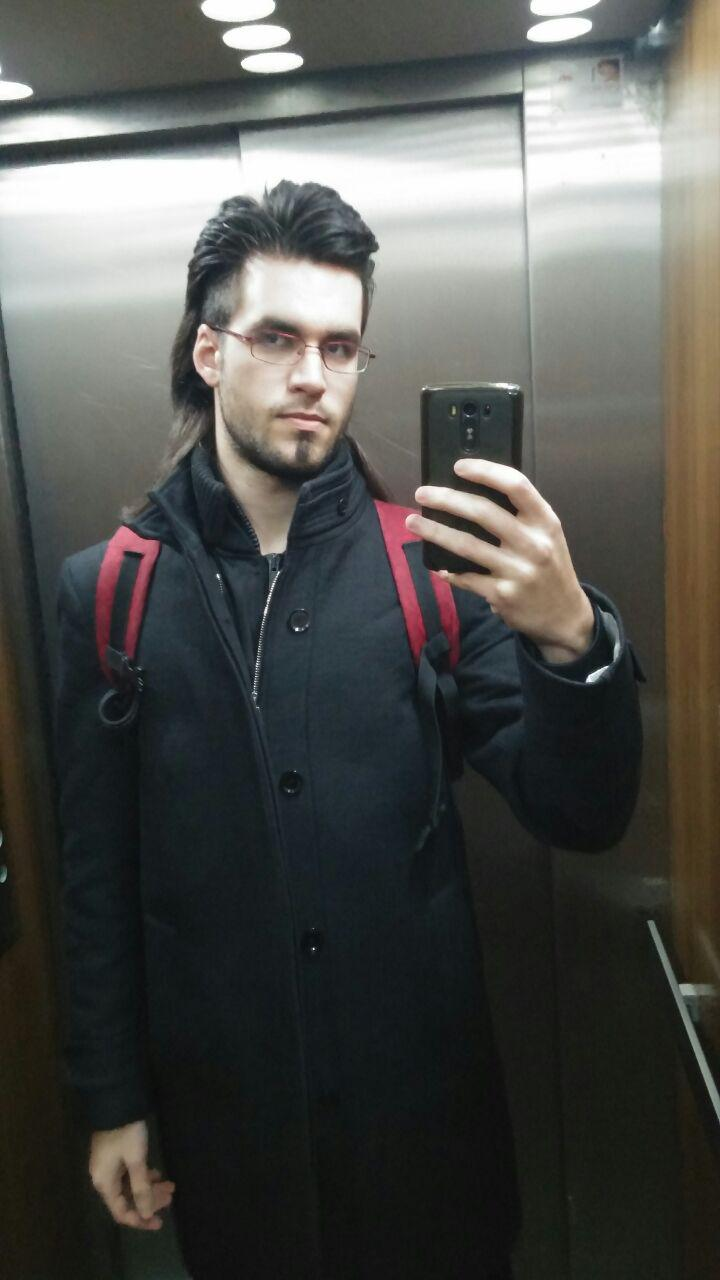
#> input picture src/dataset/1.jpg, 720 x 1280 px; its folder holds only this picture in this run
$ python -i Util.py   (imports and definitions only)
#> lines starting #> are read from the running program, lines starting #| are printed output that depends on the picture; after the words box and inside, x2 and y2 are one past the last pixel; in counts of white or black regions, pixels touching at a corner belong together
### src/Files.py

# encoding: utf-8

'''
@author: victorcas
'''

import cv2, os
import TextInterface as txtIf

delimiter = '\\'
datasetPath = '..'+delimiter+'sources'+delimiter+'dataset'
facesDatasetPath = '..'+delimiter+'sources'+delimiter+'facesDataset'
xmlFolderPath = '..'+delimiter+'sources'+delimiter+'xml'
xmlFile = 'haarcascade_frontalface_default.xml'
recognizerFolderPath = ".." + delimiter + 'sources' + delimiter + 'recognizer'
ymlFile = 'trainedData.yml'
recognizerDict = 'dictionary_ID_labels.txt'
recognizerInfo = 'info.txt'
extensionJPG = '.jpg'
extensionPNG = '.png'
defaultImage = "default" + extensionPNG
defaultImagePath = '..'+delimiter+'sources'
fileDelimiter = ', '

def getFileName(defaultFile=defaultImage, folder=defaultImagePath):

    '''
    Loads the full string name for a file.
    :param defaultFile: String
        Name of the file.
    :param folder: String
        Path to get to that file.
    :return: fullName: String
        Full path (including name) to the file specified.
        If no parameters are given, the default image from default path will be taken.
    '''
#> further down, picture is the input picture: shape (1280, 720, 3); mean B, G, R 77.9, 81.3, 80.5

    return folder + delimiter + defaultFile


# [210 lines left out: functions loadImage, getLoadedXml, getReco, loadInfo, filesOnDir, saveImage and 4 more, not called in this run]

### src/Util.py

# encoding: utf-8

from __future__ import division
import cv2
import Files as files
import TextInterface as txtIf

def imageToGrayscale(image):

    '''
    Convert an image in RGB to grayscale.
    :param image: Image
        Image to convert.
    :return: img: Image
        New image converted.
    '''
    return cv2.cvtColor(image, cv2.COLOR_BGR2GRAY)
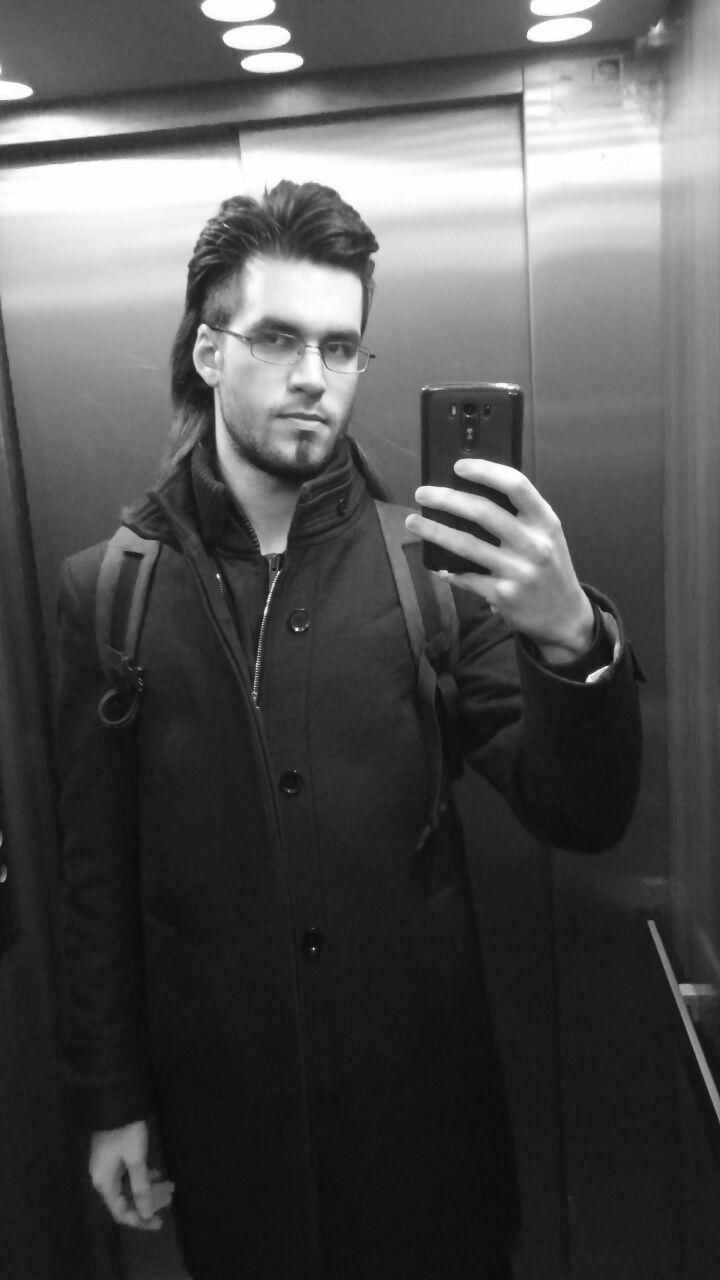
#> returned value: shape (1280, 720); min 1, max 255, mean 80.6


def imageToThreshold(image):

    '''
    Convert an image in RGB to another one in grayscale, applying a threshold filter.
    :param image: Image
        Image to convert.
    :return: th: Image
        New image converted.
    '''

    '''
    Convert image to grayscale, and then apply a filter.
    The filter can be changed, but the 'ADAPTIVE_THRESH_GAUSSIAN' was better for us.
    '''
    imgB = cv2.medianBlur(imageToGrayscale(image), 5)
    th = cv2.adaptiveThreshold(imgB, 255, cv2.ADAPTIVE_THRESH_GAUSSIAN_C, cv2.THRESH_BINARY, 11, 2)
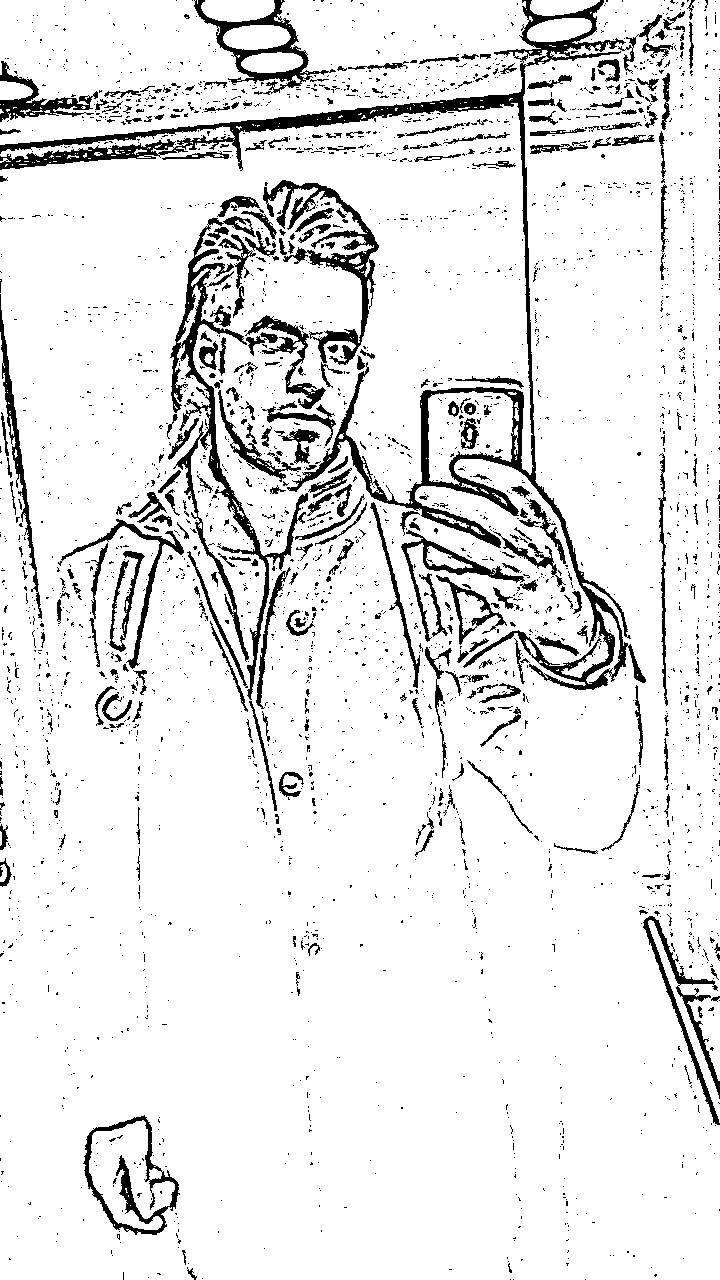
#> th: shape (1280, 720); 90.5% white; 3227 black regions (2906 under 20 px), largest, box (x1, y1, x2, y2) and area: (0, 0, 646, 690) 19976, (170, 216, 308, 700) 7151, (263, 180, 379, 365) 4051

    return th


# [144 lines left out: functions getFacesMultiScale, train, askTrain, cutFaceFromImage, not called in this run]

>>> import cv2
>>> picture = cv2.imread('dataset/1.jpg')
>>> result = imageToThreshold(picture)

$ run again, on src/dataset/11.jpg
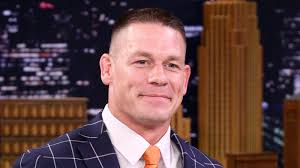
#> input picture src/dataset/11.jpg, 300 x 168 px
#> picture is the input picture: shape (168, 300, 3); mean B, G, R 67.5, 69.3, 97.4
#> in imageToThreshold, `imgB = cv2.medianBlur(imageToGrayscale(image), 5)`:
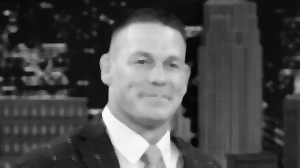
#> imgB: shape (168, 300); min 5, max 251, mean 76.5
#> in imageToThreshold, `th = cv2.adaptiveThreshold(imgB, 255, cv2.ADAPTIVE_THRESH_GAUSSIAN_C, ..`:
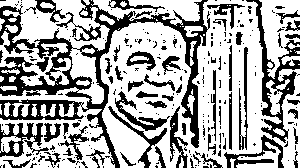
#> th: shape (168, 300); 66.1% white; 255 black regions (193 under 20 px), largest, box (x1, y1, x2, y2) and area: (0, 0, 210, 168) 7336, (246, 0, 300, 143) 1688, (0, 123, 49, 157) 691

$ run again, on src/dataset/12.jpg
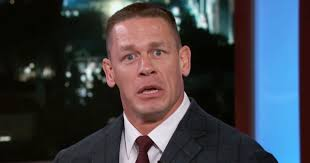
#> input picture src/dataset/12.jpg, 310 x 163 px
#> picture is the input picture: shape (163, 310, 3); mean B, G, R 73.8, 66.2, 63.5
#> in imageToGrayscale, `return cv2.cvtColor(image, cv2.COLOR_BGR2GRAY)`:
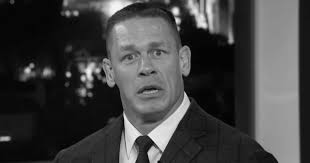
#> returned value: shape (163, 310); min 0, max 253, mean 66.3
#> in imageToThreshold, `th = cv2.adaptiveThreshold(imgB, 255, cv2.ADAPTIVE_THRESH_GAUSSIAN_C, ..`:
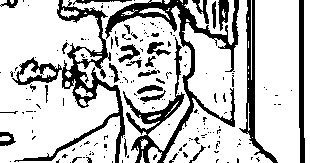
#> th: shape (163, 310); 77.1% white; 182 black regions (148 under 20 px), largest, box (x1, y1, x2, y2) and area: (105, 0, 239, 163) 4059, (12, 0, 125, 163) 2961, (239, 0, 278, 163) 1195
